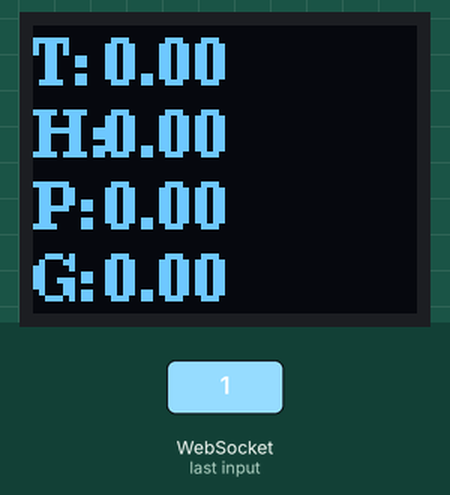
This sketch was run on a simulated ESP32. Parts: 64×48 one-colour display. The inputs (shaded band) are chosen by the test bench. WiFi joins after 1.5 s; servers stay silent unless stated; what the sketch prints to the serial monitor is not drawn.

2.8 s: WebSocket text "1" received
Above: at 3.3 s.
Timing chart, 0 to 5.8 s (numbered marks = the images above; inputs shaded):
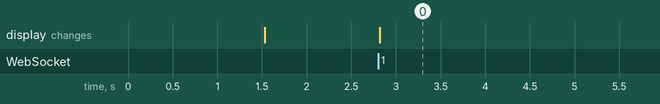

The sketch:

esp32_oled.ino
```cpp
// (licence header left out)
#include <WiFi.h>
#include <WebServer.h>
#include <WebSocketsClient.h>
#include <U8g2lib.h>
#include <ArduinoJson.h>

// Initialize sensor parameters
float temperature = 0.0, humidity = 0.0, pressure = 0.0, gas = 0.0;

// Instantiate an object for the OLED screen
U8G2_SSD1306_64X48_ER_F_HW_I2C u8g2(U8G2_R0, U8X8_PIN_NONE);

// Initialize network parameters
const char* ssid = "YOUR_SSID";
const char* password = "YOUR_PASSWORD";

// Declare websocket client class variable
WebSocketsClient webSocket;

// Allocate the JSON document
StaticJsonDocument<200> doc;

void setup() {
  // Connect to WiFi
  WiFi.begin(ssid,password);
  Serial.begin(115200);
  while(WiFi.status() != WL_CONNECTED) {
    Serial.print(".");
    delay(500);
  }
  Serial.println();
  Serial.print("IP Address: "); Serial.println(WiFi.localIP());

  // Initialize the screen
  u8g2.setBusClock(100000);
  u8g2.begin();
  u8g2.setFont(u8g2_font_ncenB08_tr);

  // server address, port, and URL path
  webSocket.begin("SENSOR_BOARD_IP", 81, "/");

  // event handler
  webSocket.onEvent(webSocketEvent);

  // try ever 5000 again if connection has failed
  webSocket.setReconnectInterval(5000);
}

void webSocketEvent(WStype_t type, uint8_t * payload, size_t length) {
  // Make sure the screen is clear
  u8g2.clearBuffer();
  if(type == WStype_TEXT)
  {
    // Deserialize the JSON document
    DeserializationError error = deserializeJson(doc, payload);

    // Test if parsing succeeds.
    if (error) {
      Serial.print(F("deserializeJson() failed: "));
      Serial.println(error.c_str());
      return;
    }
    const float t = doc["temperature"];
    const float h = doc["humidity"];
    const float p = doc["pressure"];
    const float g = doc["gas"];

    // Display the Data
    u8g2.drawStr(0,10,"T:");
    u8g2.drawStr(12,10,String(t).c_str());
    u8g2.drawStr(0,22,"H:");
    u8g2.drawStr(12,22,String(h).c_str());
    u8g2.drawStr(0,34,"P:");
    u8g2.drawStr(12,34,String(p).c_str());
    u8g2.drawStr(0,46,"G:");
    u8g2.drawStr(12,46,String(g).c_str());

    // Send acknowledgement to the client
    webSocket.sendTXT("{\"status\":\"OK\"}");
  }
  u8g2.sendBuffer();
}

void loop() {
  webSocket.loop();
}
```

Measured:
- after the input at 2.8 s, the display: changes at once (image 0)
